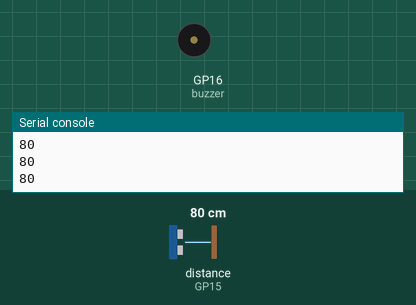
Simulated run of this program. Board: Raspberry Pi Pico running MicroPython. On the bench: buzzer (waves = sounding), the last lines printed to the serial console. Inputs (shaded band) come from the test bench; at power-on: distance to the obstacle (sensor on GP15) 80 cm. The echo pulse lasts 58.3 µs per cm.

Above: at 1.2 s.
1.3 s: distance to the obstacle (sensor on GP15) set to 11 cm
2.8 s: distance to the obstacle (sensor on GP15) set to 8 cm
At 3.3 s:
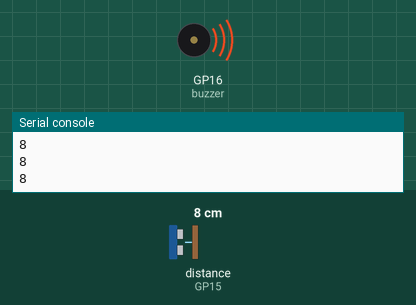
Timing chart, 0 to 5.8 s (numbered marks = the images above; inputs shaded):
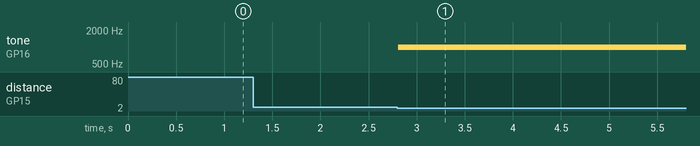

Measured:
- the behaviour switches between 10 and 9 cm on distance to the obstacle (sensor on GP15) (found by bisection; images 0 and 1)
- after the input at 2.8 s, tone on GP16 (buzzer): silent → 1000 Hz at once

The program:

Project_17_ultrasonic_sensor.py
```python
from machine import Pin, PWM
import utime


# GP14 -> Trigger, GP15 -> Echo
trigger = Pin(14, Pin.OUT)
echo = Pin(15, Pin.IN)

buzzer = PWM(Pin(16))
buzzer.freq(1000)
# define a function
def measure_distance():
    trigger.low()
    utime.sleep_us(2)
    trigger.high()
    utime.sleep_us(5)
    trigger.low()

    while echo.value() == 0:
        signaloff = utime.ticks_us()

    while echo.value() == 1:
        signalon = utime.ticks_us()

    timepassed = signalon - signaloff
    distance = (timepassed * 0.0343) / 2
    return distance


while True:
    dist = measure_distance()
    print(round(dist))
    if dist <= 10:
        buzzer.duty_u16(2100)
        utime.sleep(0.01)
    else:
        buzzer.duty_u16(0)
        utime.sleep(0.01)

    
```
